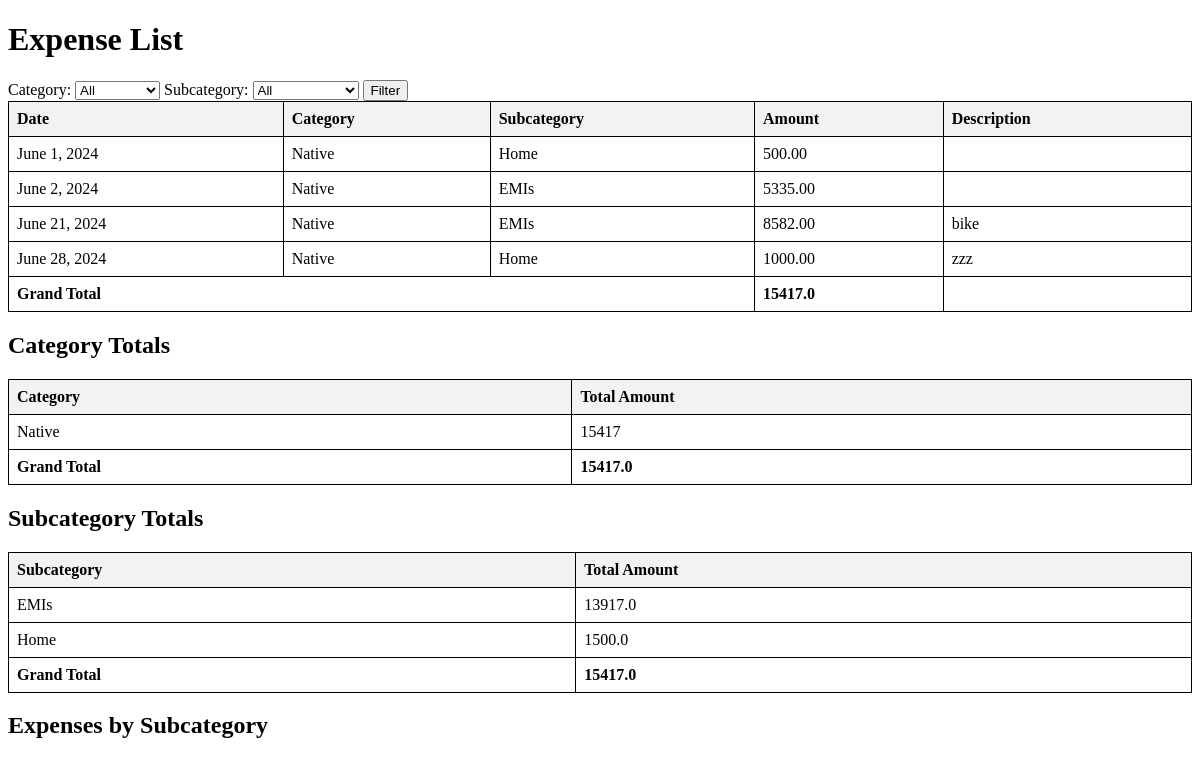
/expense/list/, run on an earlier commit of the app's database.
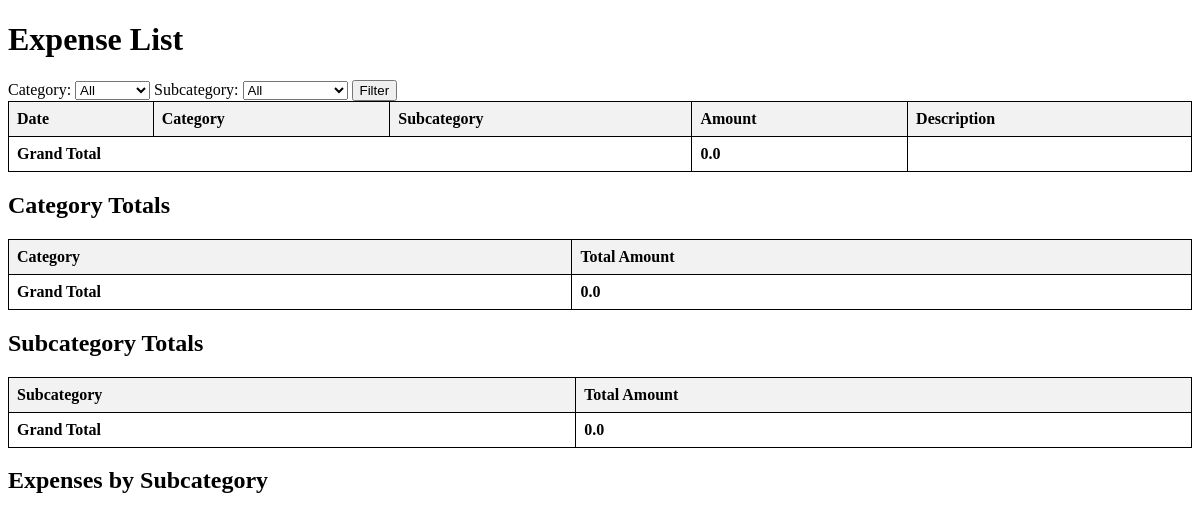
And on a later commit of the database.
### categorization/models.py (models this page shows, shortened)
class Expense(models.Model):
    category = models.ForeignKey(Category, on_delete=models.CASCADE)
    subcategory = models.ForeignKey(SubCategory, on_delete=models.CASCADE)
    amount = models.DecimalField(max_digits=10, decimal_places=2, validators=[MinValueValidator(0.01)])
    description = models.TextField(blank=True, null=True)
    date = models.DateField()

class Category(models.Model):
    name = models.CharField(max_length=100)

class SubCategory(models.Model):
    category = models.ForeignKey(Category, on_delete=models.CASCADE)
    name = models.CharField(max_length=100)

### categorization/views.py (the view)
# urls.py: path('expense/list/', views.expense_list, name='expense_list'),
def expense_list(request):
    category_filter = request.GET.get('category')
    subcategory_filter = request.GET.get('subcategory')
    expenses = Expense.objects.all().order_by('date')
    if category_filter:
        expenses = expenses.filter(category_id=category_filter)
    if subcategory_filter:
        expenses = expenses.filter(subcategory_id=subcategory_filter)
    category_totals = Expense.objects.values('category__name').annotate(total_amount=Sum('amount'))
    subcategory_totals = Expense.objects.values('subcategory__name').annotate(total_amount=Sum('amount'))
    subcategory_totals = [{'subcategory__name': total['subcategory__name'], 'total_amount': float(total['total_amount'])} for total in subcategory_totals]
    grand_total_expenses = float(expenses.aggregate(grand_total=Sum('amount'))['grand_total'] or 0)
    grand_total_category = float(category_totals.aggregate(grand_total=Sum('total_amount'))['grand_total'] or 0)
    grand_total_subcategory = float(sum(total['total_amount'] for total in subcategory_totals))
    categories = Category.objects.all()
    subcategories = SubCategory.objects.all()
    subcategory_names = [total['subcategory__name'] for total in subcategory_totals]
    subcategory_amounts = [total['total_amount'] for total in subcategory_totals]
    return render(request, 'categorization/expense_list.html', {
        'expenses': expenses,
        'category_totals': category_totals,
        'subcategory_totals': subcategory_totals,
        'categories': categories,
        'subcategories': subcategories,
        'selected_category': category_filter,
        'selected_subcategory': subcategory_filter,
        'grand_total_expenses': grand_total_expenses,
        'grand_total_category': grand_total_category,
        'grand_total_subcategory': grand_total_subcategory,
        'subcategory_names': subcategory_names,
        'subcategory_amounts': subcategory_amounts,
    })

### frontend/templates/categorization/expense_list.html (shortened to what this page needs)
<!DOCTYPE html>
<html>
<head>
</head>
<body>
    <h1>Expense List</h1>
    <form method="get" action="{% url 'expense_list' %}">
        <label for="category">Category:</label>
        <select name="category" id="category">
            <option value="">All</option>
        </select>
        <label for="subcategory">Subcategory:</label>
        <select name="subcategory" id="subcategory">
            <option value="">All</option>
        </select>
        <button type="submit">Filter</button>
    </form>
    <table>
        <thead>
            <tr>
                <th>Date</th>
                <th>Category</th>
                <th>Subcategory</th>
                <th>Amount</th>
                <th>Description</th>
            </tr>
        </thead>
        <tbody>
            {% for expense in expenses %}
            <tr>
                <td>{{ expense.date }}</td>
                <td>{{ expense.category.name }}</td>
                <td>{{ expense.subcategory.name }}</td>
                <td>{{ expense.amount }}</td>
                <td>{{ expense.description }}</td>
            </tr>
            {% endfor %}
        </tbody>
        <tfoot>
            <tr>
                <td colspan="3"><strong>Grand Total</strong></td>
                <td><strong>{{ grand_total_expenses }}</strong></td>
                <td></td>
            </tr>
        </tfoot>
    </table>
    <h2>Category Totals</h2>
    <table>
        <thead>
            <tr>
                <th>Category</th>
                <th>Total Amount</th>
            </tr>
        </thead>
        <tbody>
            {% for total in category_totals %}
            <tr>
                <td>{{ total.category__name }}</td>
                <td>{{ total.total_amount }}</td>
            </tr>
            {% endfor %}
        </tbody>
        <tfoot>
            <tr>
                <td><strong>Grand Total</strong></td>
                <td><strong>{{ grand_total_category }}</strong></td>
            </tr>
        </tfoot>
    </table>
    <h2>Subcategory Totals</h2>
    <table>
        <thead>
            <tr>
                <th>Subcategory</th>
                <th>Total Amount</th>
            </tr>
        </thead>
        <tbody>
            {% for total in subcategory_totals %}
            <tr>
                <td>{{ total.subcategory__name }}</td>
                <td>{{ total.total_amount }}</td>
            </tr>
            {% endfor %}
        </tbody>
        <tfoot>
            <tr>
                <td><strong>Grand Total</strong></td>
                <td><strong>{{ grand_total_subcategory }}</strong></td>
            </tr>
        </tfoot>
    </table>
    <h2>Expenses by Subcategory</h2>
    <div id="chart_div"></div>
</body>
</html>

### frontend/templates/categorization/expense_list.html (style rules this page uses)
table { width: 100%; border-collapse: collapse; }
table, th, td { border: 1px solid black; }
th, td { padding: 8px; text-align: left; }
th { background-color: #f2f2f2; }
#chart_div { width: 100%; height: 400px; margin-top: 20px; }

What changed in the data, as far as the page shows it:
removed Expense: date "June 1, 2024", category.name "Native", subcategory.name "Home", amount "500.00"
removed Expense: date "June 2, 2024", category.name "Native", subcategory.name "EMIs", amount "5335.00"
removed Expense: date "June 21, 2024", category.name "Native", subcategory.name "EMIs", amount "8582.00", description "bike"
removed Expense: date "June 28, 2024", category.name "Native", subcategory.name "Home", amount "1000.00", description "zzz"
Also different on the page:
{{ grand_total_expenses }}: "15417.0" → "0.0"
{{ grand_total_category }}: "15417.0" → "0.0"
{{ grand_total_subcategory }}: "15417.0" → "0.0"
list line gone: "Native 15417"
list line gone: "EMIs 13917.0"
list line gone: "Home 1500.0"
